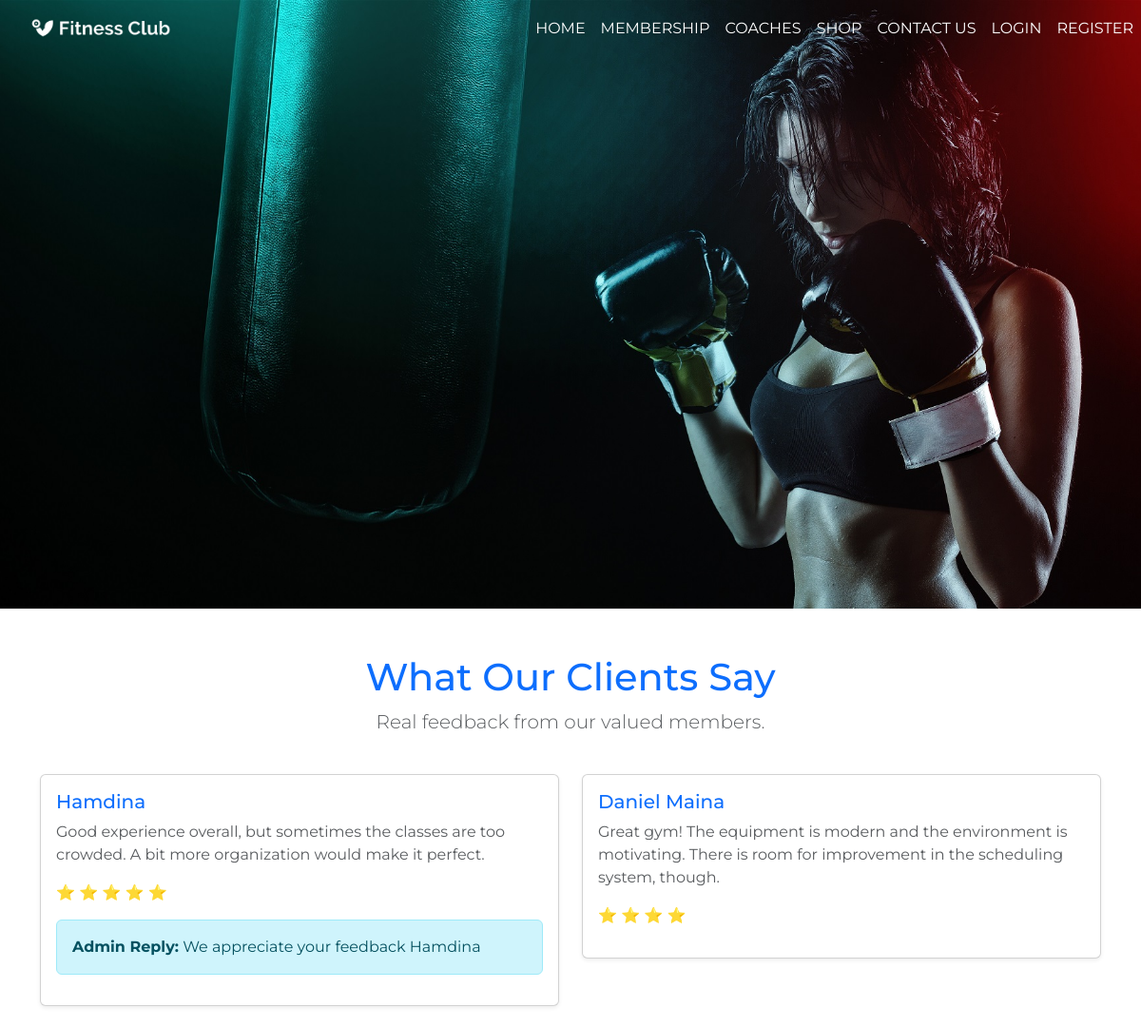
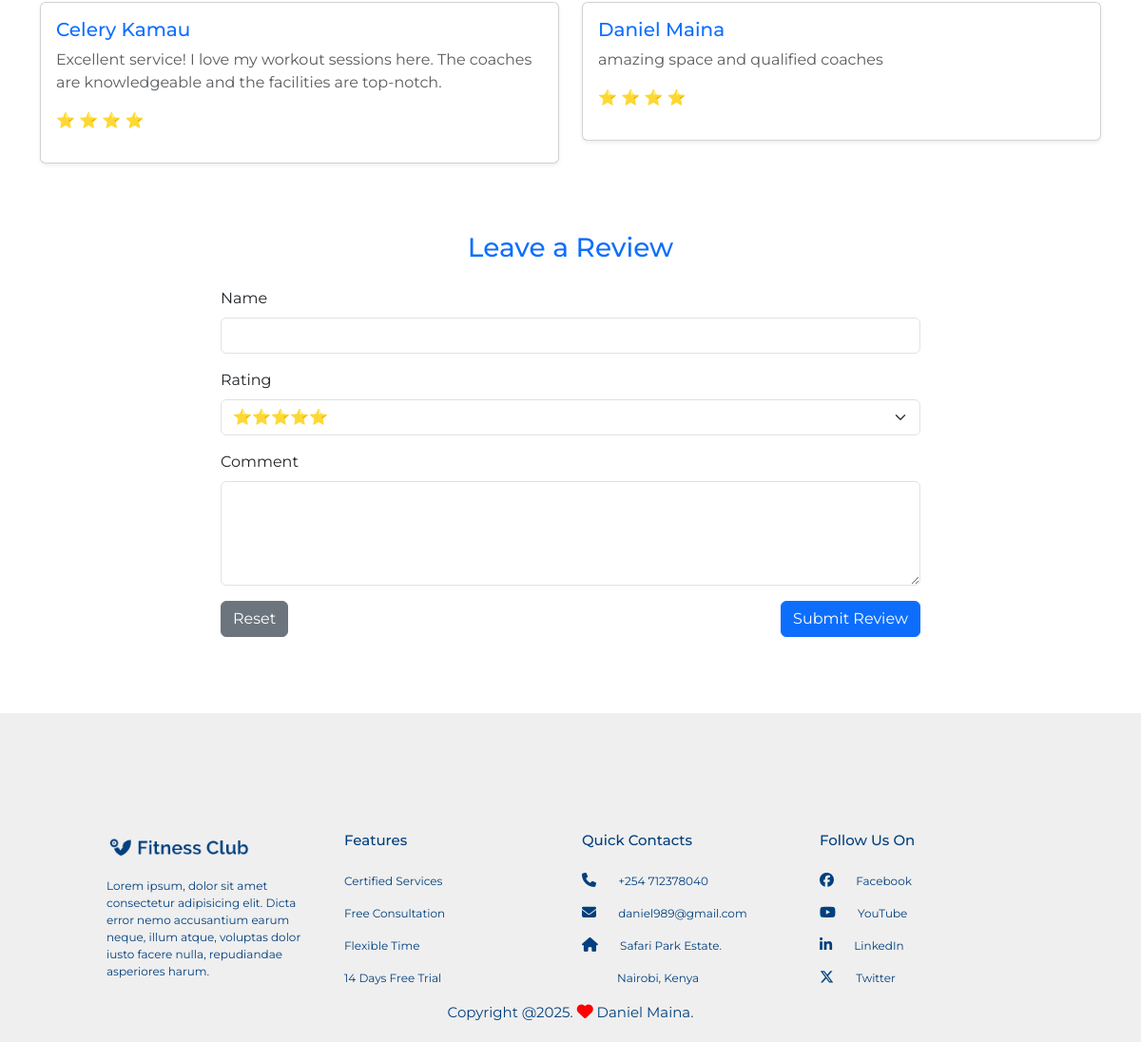
The app's page /reviews/ with its own data (2 pictures, top to bottom).
### gym/models.py (models this page shows, shortened)
class Review(models.Model):
    name = models.CharField(max_length=100)
    rating = models.PositiveIntegerField(choices=[(i, i) for i in range(1, 6)])
    comment = models.TextField()
    created_at = models.DateTimeField(auto_now_add=True)
    reply = models.TextField(blank=True, null=True)

### gym/views.py (the view)
# urls.py: path('reviews/', views.ReviewsPageView.as_view(), name='reviews'),
class ReviewsPageView(View):
    def get(self, request):
        reviews = Review.objects.order_by('-created_at')
        return render(request, 'gym/reviews.html', {'reviews': reviews})

### cart/context_processors.py (called while the page is built)
def cart_count(request):
    count = 0
    if request.user.is_authenticated:
        count = CartItem.objects.filter(cart__user=request.user).count()
    else:
        cart = request.session.get("cart", {})
        count = sum(item["quantity"] for item in cart.values())
    return {"cart_count": count}

### gym/templatetags/custom_filters.py (called while the page is built)
@register.filter
def get_range(value):
    try:
        return range(int(value))
    except (ValueError, TypeError):
        return range(0)

### gym/templates/gym/reviews.html (shortened to what this page needs)
{% extends 'base.html' %}
{% load static %}
{% load custom_filters %}
{% block main_content %}
<section id="reviews" class="my-5">
    <div class="container">
        <div class="row text-center mb-4">
            <div class="col">
                <h1 class="text-primary">What Our Clients Say</h1>
                <p class="lead text-muted">Real feedback from our valued members.</p>
            </div>
        </div>
        <div class="row">
            {% for review in reviews %}
            <div class="col-md-6 mb-4">
                <div class="card shadow-sm">
                    <div class="card-body">
                        <h5 class="card-title text-primary">{{ review.name }}</h5>
                        <p class="card-text text-muted">{{ review.comment }}</p>
                        <p class="text-warning">
                            {% for _ in review.rating|get_range %}
                                ⭐
                            {% endfor %}
                        </p>
                        {% if review.reply %}
                        <div class="alert alert-info mt-2">
                            <strong>Admin Reply:</strong> {{ review.reply }}
                        </div>
                        {% endif %}
                    </div>
                </div>
            </div>
            {% empty %}
                <p class="text-muted text-center">No reviews yet.</p>
            {% endfor %}
        </div>
        <div class="row mt-5">
            <div class="col-md-8 mx-auto">
                <h3 class="text-center text-primary mb-4">Leave a Review</h3>
                <form method="POST" action="{% url 'gym:submit_review' %}">
                    <div class="mb-3">
                        <label for="name" class="form-label">Name</label>
                        <input type="text" id="name" name="name" class="form-control" required>
                    </div>
                    <div class="mb-3">
                        <label for="rating" class="form-label">Rating</label>
                        <select id="rating" name="rating" class="form-select" required>
                            <option value="5">⭐⭐⭐⭐⭐</option>
                        </select>
                    </div>
                    <div class="mb-3">
                        <label for="comment" class="form-label">Comment</label>
                        <textarea id="comment" name="comment" rows="4" class="form-control" required></textarea>
                    </div>
                    <div class="d-flex justify-content-between">
                        <button type="reset" class="btn btn-secondary">Reset</button>
                        <button type="submit" class="btn btn-primary">Submit Review</button>
                    </div>
                </form>
            </div>
        </div>
    </div>
</section>
{% endblock %}

### gym/static/css/style.css (style rules this page uses)
* { margin: 0; padding: 0; font-family: "Montserrat", sans-serif; }

### records on screen
Review: name "Hamdina", comment "Good experience overall, but sometimes the classes are too crowded. A bit more organization would make it perfect.", rating 5 (drawn), reply "We appreciate your feedback Hamdina"
Review: name "Daniel Maina", comment "Great gym! The equipment is modern and the environment is motivating. There is room for improvement in the scheduling system, though.", rating 4 (drawn)
Review: name "Celery Kamau", comment "Excellent service! I love my workout sessions here. The coaches are knowledgeable and the facilities are top-notch.", rating 4 (drawn)
Review: name "Daniel Maina", comment "amazing space and qualified coaches", rating 4 (drawn)
